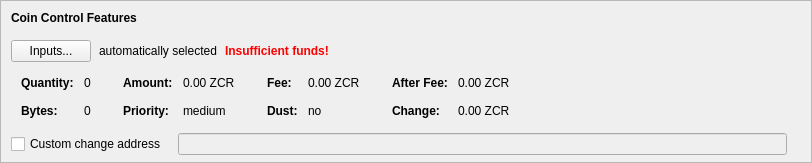
    <widget class="QFrame" name="frameCoinControl">
     <property name="sizePolicy">
      <sizepolicy hsizetype="Expanding" vsizetype="Expanding">
       <horstretch>0</horstretch>
       <verstretch>0</verstretch>
      </sizepolicy>
     </property>
     <property name="maximumSize">
      <size>
       <width>16777215</width>
       <height>16777215</height>
      </size>
     </property>
     <property name="frameShape">
      <enum>QFrame::StyledPanel</enum>
     </property>
     <property name="frameShadow">
      <enum>QFrame::Sunken</enum>
     </property>
     <layout class="QVBoxLayout" name="verticalLayoutCoinControl2">
      <property name="spacing">
       <number>0</number>
      </property>
      <property name="leftMargin">
       <number>0</number>
      </property>
      <property name="topMargin">
       <number>0</number>
      </property>
      <property name="rightMargin">
       <number>0</number>
      </property>
      <property name="bottomMargin">
       <number>6</number>
      </property>
      <item>
       <layout class="QVBoxLayout" name="verticalLayoutCoinControl" stretch="0,0,0,0,1">
        <property name="spacing">
         <number>0</number>
        </property>
        <property name="leftMargin">
         <number>10</number>
        </property>
        <property name="topMargin">
         <number>10</number>
        </property>
        <item>
         <layout class="QHBoxLayout" name="horizontalLayoutCoinControl1">
          <property name="bottomMargin">
           <number>15</number>
          </property>
          <item>
           <widget class="QLabel" name="labelCoinControlFeatures">
            <property name="sizePolicy">
             <sizepolicy hsizetype="Preferred" vsizetype="Maximum">
              <horstretch>0</horstretch>
              <verstretch>0</verstretch>
             </sizepolicy>
            </property>
            <property name="font">
             <font>
              <weight>75</weight>
              <bold>true</bold>
             </font>
            </property>
            <property name="styleSheet">
             <string notr="true">font-weight:bold;</string>
            </property>
            <property name="text">
             <string>Coin Control Features</string>
            </property>
           </widget>
          </item>
         </layout>
        </item>
        <item>
         <layout class="QHBoxLayout" name="horizontalLayoutCoinControl2" stretch="0,0,0,0">
          <property name="spacing">
           <number>8</number>
          </property>
          <property name="bottomMargin">
           <number>10</number>
          </property>
          <item>
           <widget class="QPushButton" name="pushButtonCoinControl">
            <property name="styleSheet">
             <string notr="true"/>
            </property>
            <property name="text">
             <string>Inputs...</string>
            </property>
            <property name="autoDefault">
             <bool>false</bool>
            </property>
           </widget>
          </item>
          <item>
           <widget class="QLabel" name="labelCoinControlAutomaticallySelected">
            <property name="text">
             <string>automatically selected</string>
            </property>
            <property name="margin">
             <number>5</number>
            </property>
           </widget>
          </item>
          <item>
           <widget class="QLabel" name="labelCoinControlInsuffFunds">
            <property name="font">
             <font>
              <weight>75</weight>
              <bold>true</bold>
             </font>
            </property>
            <property name="styleSheet">
             <string notr="true">color:red;font-weight:bold;</string>
            </property>
            <property name="text">
             <string>Insufficient funds!</string>
            </property>
            <property name="margin">
             <number>5</number>
            </property>
           </widget>
          </item>
          <item>
           <spacer name="horizontalSpacerCoinControl">
            <property name="orientation">
             <enum>Qt::Horizontal</enum>
            </property>
            <property name="sizeHint" stdset="0">
             <size>
              <width>40</width>
              <height>1</height>
             </size>
            </property>
           </spacer>
          </item>
         </layout>
        </item>
        <item>
         <widget class="QWidget" name="widgetCoinControl" native="true">
          <property name="sizePolicy">
           <sizepolicy hsizetype="Preferred" vsizetype="Preferred">
            <horstretch>0</horstretch>
            <verstretch>0</verstretch>
           </sizepolicy>
          </property>
          <property name="minimumSize">
           <size>
            <width>0</width>
            <height>0</height>
           </size>
          </property>
          <property name="styleSheet">
           <string notr="true"/>
          </property>
          <layout class="QHBoxLayout" name="horizontalLayoutCoinControl5">
           <property name="leftMargin">
            <number>0</number>
           </property>
           <property name="topMargin">
            <number>0</number>
           </property>
           <property name="rightMargin">
            <number>0</number>
           </property>
           <property name="bottomMargin">
            <number>0</number>
           </property>
           <item>
            <layout class="QHBoxLayout" name="horizontalLayoutCoinControl3" stretch="0,0,0,1">
             <property name="spacing">
              <number>20</number>
             </property>
             <property name="topMargin">
              <number>0</number>
             </property>
             <property name="bottomMargin">
              <number>10</number>
             </property>
             <item>
              <layout class="QFormLayout" name="formLayoutCoinControl1">
               <property name="horizontalSpacing">
                <number>10</number>
               </property>
               <property name="verticalSpacing">
                <number>14</number>
               </property>
               <property name="leftMargin">
                <number>10</number>
               </property>
               <property name="topMargin">
                <number>4</number>
               </property>
               <property name="rightMargin">
                <number>6</number>
               </property>
               <item row="0" column="0">
                <widget class="QLabel" name="labelCoinControlQuantityText">
                 <property name="font">
                  <font>
                   <weight>75</weight>
                   <bold>true</bold>
                  </font>
                 </property>
                 <property name="text">
                  <string>Quantity:</string>
                 </property>
                 <property name="margin">
                  <number>0</number>
                 </property>
                </widget>
               </item>
               <item row="0" column="1">
                <widget class="QLabel" name="labelCoinControlQuantity">
                 <property name="cursor">
                  <cursorShape>IBeamCursor</cursorShape>
                 </property>
                 <property name="contextMenuPolicy">
                  <enum>Qt::ActionsContextMenu</enum>
                 </property>
                 <property name="text">
                  <string notr="true">0</string>
                 </property>
                 <property name="margin">
                  <number>0</number>
                 </property>
                 <property name="textInteractionFlags">
                  <set>Qt::LinksAccessibleByMouse|Qt::TextSelectableByKeyboard|Qt::TextSelectableByMouse</set>
                 </property>
                </widget>
               </item>
               <item row="1" column="0">
                <widget class="QLabel" name="labelCoinControlBytesText">
                 <property name="font">
                  <font>
                   <weight>75</weight>
                   <bold>true</bold>
                  </font>
                 </property>
                 <property name="text">
                  <string>Bytes:</string>
                 </property>
                </widget>
               </item>
               <item row="1" column="1">
                <widget class="QLabel" name="labelCoinControlBytes">
                 <property name="cursor">
                  <cursorShape>IBeamCursor</cursorShape>
                 </property>
                 <property name="contextMenuPolicy">
                  <enum>Qt::ActionsContextMenu</enum>
                 </property>
                 <property name="text">
                  <string notr="true">0</string>
                 </property>
                 <property name="textInteractionFlags">
                  <set>Qt::LinksAccessibleByMouse|Qt::TextSelectableByKeyboard|Qt::TextSelectableByMouse</set>
                 </property>
                </widget>
               </item>
              </layout>
             </item>
             <item>
              <layout class="QFormLayout" name="formLayoutCoinControl2">
               <property name="horizontalSpacing">
                <number>10</number>
               </property>
               <property name="verticalSpacing">
                <number>14</number>
               </property>
               <property name="leftMargin">
                <number>6</number>
               </property>
               <property name="topMargin">
                <number>4</number>
               </property>
               <property name="rightMargin">
                <number>6</number>
               </property>
               <item row="0" column="0">
                <widget class="QLabel" name="labelCoinControlAmountText">
                 <property name="font">
                  <font>
                   <weight>75</weight>
                   <bold>true</bold>
                  </font>
                 </property>
                 <property name="text">
                  <string>Amount:</string>
                 </property>
                 <property name="margin">
                  <number>0</number>
                 </property>
                </widget>
               </item>
               <item row="0" column="1">
                <widget class="QLabel" name="labelCoinControlAmount">
                 <property name="cursor">
                  <cursorShape>IBeamCursor</cursorShape>
                 </property>
                 <property name="contextMenuPolicy">
                  <enum>Qt::ActionsContextMenu</enum>
                 </property>
                 <property name="text">
                  <string notr="true">0.00 ZCR</string>
                 </property>
                 <property name="textInteractionFlags">
                  <set>Qt::LinksAccessibleByMouse|Qt::TextSelectableByKeyboard|Qt::TextSelectableByMouse</set>
                 </property>
                </widget>
               </item>
               <item row="1" column="0">
                <widget class="QLabel" name="labelCoinControlPriorityText">
                 <property name="font">
                  <font>
                   <weight>75</weight>
                   <bold>true</bold>
                  </font>
                 </property>
                 <property name="text">
                  <string>Priority:</string>
                 </property>
                </widget>
               </item>
               <item row="1" column="1">
                <widget class="QLabel" name="labelCoinControlPriority">
                 <property name="cursor">
                  <cursorShape>IBeamCursor</cursorShape>
                 </property>
                 <property name="contextMenuPolicy">
                  <enum>Qt::ActionsContextMenu</enum>
                 </property>
                 <property name="text">
                  <string>medium</string>
                 </property>
                 <property name="textInteractionFlags">
                  <set>Qt::LinksAccessibleByMouse|Qt::TextSelectableByKeyboard|Qt::TextSelectableByMouse</set>
                 </property>
                </widget>
               </item>
              </layout>
             </item>
             <item>
              <layout class="QFormLayout" name="formLayoutCoinControl3">
               <property name="horizontalSpacing">
                <number>10</number>
               </property>
               <property name="verticalSpacing">
                <number>14</number>
               </property>
               <property name="leftMargin">
                <number>6</number>
               </property>
               <property name="topMargin">
                <number>4</number>
               </property>
               <property name="rightMargin">
                <number>6</number>
               </property>
               <item row="0" column="0">
                <widget class="QLabel" name="labelCoinControlFeeText">
                 <property name="font">
                  <font>
                   <weight>75</weight>
                   <bold>true</bold>
                  </font>
                 </property>
                 <property name="text">
                  <string>Fee:</string>
                 </property>
                 <property name="margin">
                  <number>0</number>
                 </property>
                </widget>
               </item>
               <item row="0" column="1">
                <widget class="QLabel" name="labelCoinControlFee">
                 <property name="cursor">
                  <cursorShape>IBeamCursor</cursorShape>
                 </property>
                 <property name="contextMenuPolicy">
                  <enum>Qt::ActionsContextMenu</enum>
                 </property>
                 <property name="text">
                  <string notr="true">0.00 ZCR</string>
                 </property>
                 <property name="textInteractionFlags">
                  <set>Qt::LinksAccessibleByMouse|Qt::TextSelectableByKeyboard|Qt::TextSelectableByMouse</set>
                 </property>
                </widget>
               </item>
               <item row="1" column="0">
                <widget class="QLabel" name="labelCoinControlLowOutputText">
                 <property name="font">
                  <font>
                   <weight>75</weight>
                   <bold>true</bold>
                  </font>
                 </property>
                 <property name="text">
                  <string>Dust:</string>
                 </property>
                </widget>
               </item>
               <item row="1" column="1">
                <widget class="QLabel" name="labelCoinControlLowOutput">
                 <property name="cursor">
                  <cursorShape>IBeamCursor</cursorShape>
                 </property>
                 <property name="contextMenuPolicy">
                  <enum>Qt::ActionsContextMenu</enum>
                 </property>
                 <property name="text">
                  <string>no</string>
                 </property>
                 <property name="textInteractionFlags">
                  <set>Qt::LinksAccessibleByMouse|Qt::TextSelectableByKeyboard|Qt::TextSelectableByMouse</set>
                 </property>
                </widget>
               </item>
              </layout>
             </item>
             <item>
              <layout class="QFormLayout" name="formLayoutCoinControl4">
               <property name="horizontalSpacing">
                <number>10</number>
               </property>
               <property name="verticalSpacing">
                <number>14</number>
               </property>
               <property name="leftMargin">
                <number>6</number>
               </property>
               <property name="topMargin">
                <number>4</number>
               </property>
               <property name="rightMargin">
                <number>6</number>
               </property>
               <item row="0" column="0">
                <widget class="QLabel" name="labelCoinControlAfterFeeText">
                 <property name="font">
                  <font>
                   <weight>75</weight>
                   <bold>true</bold>
                  </font>
                 </property>
                 <property name="text">
                  <string>After Fee:</string>
                 </property>
                 <property name="margin">
                  <number>0</number>
                 </property>
                </widget>
               </item>
               <item row="0" column="1">
                <widget class="QLabel" name="labelCoinControlAfterFee">
                 <property name="cursor">
                  <cursorShape>IBeamCursor</cursorShape>
                 </property>
                 <property name="contextMenuPolicy">
                  <enum>Qt::ActionsContextMenu</enum>
                 </property>
                 <property name="text">
                  <string notr="true">0.00 ZCR</string>
                 </property>
                 <property name="textInteractionFlags">
                  <set>Qt::LinksAccessibleByMouse|Qt::TextSelectableByKeyboard|Qt::TextSelectableByMouse</set>
                 </property>
                </widget>
               </item>
               <item row="1" column="0">
                <widget class="QLabel" name="labelCoinControlChangeText">
                 <property name="font">
                  <font>
                   <weight>75</weight>
                   <bold>true</bold>
                  </font>
                 </property>
                 <property name="text">
                  <string>Change:</string>
                 </property>
                </widget>
               </item>
               <item row="1" column="1">
                <widget class="QLabel" name="labelCoinControlChange">
                 <property name="cursor">
                  <cursorShape>IBeamCursor</cursorShape>
                 </property>
                 <property name="contextMenuPolicy">
                  <enum>Qt::ActionsContextMenu</enum>
                 </property>
                 <property name="text">
                  <string notr="true">0.00 ZCR</string>
                 </property>
                 <property name="textInteractionFlags">
                  <set>Qt::LinksAccessibleByMouse|Qt::TextSelectableByKeyboard|Qt::TextSelectableByMouse</set>
                 </property>
                </widget>
               </item>
              </layout>
             </item>
            </layout>
           </item>
          </layout>
         </widget>
        </item>
        <item>
         <layout class="QHBoxLayout" name="horizontalLayoutCoinControl4" stretch="0,0,0">
          <property name="spacing">
           <number>12</number>
          </property>
          <property name="sizeConstraint">
           <enum>QLayout::SetDefaultConstraint</enum>
          </property>
          <property name="topMargin">
           <number>5</number>
          </property>
          <property name="rightMargin">
           <number>5</number>
          </property>
          <item>
           <widget class="QCheckBox" name="checkBoxCoinControlChange">
            <property name="toolTip">
             <string>If this is activated, but the change address is empty or invalid, change will be sent to a newly generated address.</string>
            </property>
            <property name="text">
             <string>Custom change address</string>
            </property>
           </widget>
          </item>
          <item>
           <widget class="QValidatedLineEdit" name="lineEditCoinControlChange">
            <property name="enabled">
             <bool>false</bool>
            </property>
            <property name="sizePolicy">
             <sizepolicy hsizetype="Expanding" vsizetype="Fixed">
              <horstretch>0</horstretch>
              <verstretch>0</verstretch>
             </sizepolicy>
            </property>
           </widget>
          </item>
          <item>
           <widget class="QLabel" name="labelCoinControlChangeLabel">
            <property name="sizePolicy">
             <sizepolicy hsizetype="Preferred" vsizetype="Expanding">
              <horstretch>0</horstretch>
              <verstretch>0</verstretch>
             </sizepolicy>
            </property>
            <property name="minimumSize">
             <size>
              <width>0</width>
              <height>0</height>
             </size>
            </property>
            <property name="text">
             <string/>
            </property>
            <property name="margin">
             <number>3</number>
            </property>
           </widget>
          </item>
         </layout>
        </item>
        <item>
         <spacer name="verticalSpacerCoinControl">
          <property name="orientation">
           <enum>Qt::Vertical</enum>
          </property>
          <property name="sizeHint" stdset="0">
           <size>
            <width>800</width>
            <height>1</height>
           </size>
          </property>
         </spacer>
        </item>
       </layout>
      </item>
     </layout>
    </widget>
